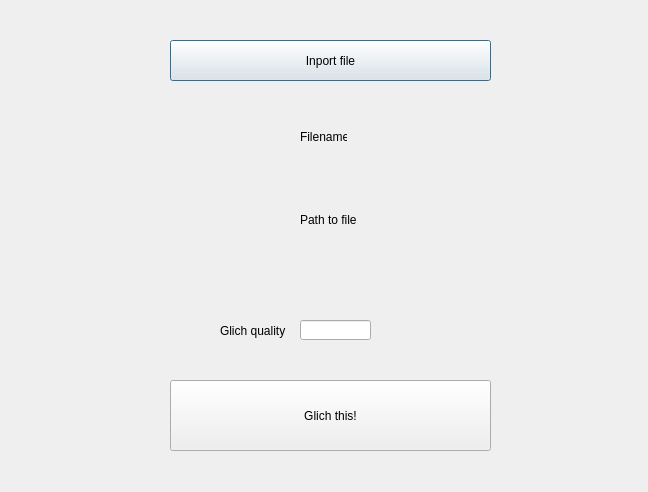
<?xml version="1.0" encoding="UTF-8"?>
<ui version="4.0">
 <class>Dialog</class>
 <widget class="QDialog" name="Dialog">
  <property name="geometry">
   <rect>
    <x>0</x>
    <y>0</y>
    <width>648</width>
    <height>492</height>
   </rect>
  </property>
  <property name="windowTitle">
   <string>Dialog</string>
  </property>
  <widget class="QPushButton" name="importBtm">
   <property name="geometry">
    <rect>
     <x>170</x>
     <y>40</y>
     <width>321</width>
     <height>41</height>
    </rect>
   </property>
   <property name="text">
    <string>Inport file</string>
   </property>
  </widget>
  <widget class="QPushButton" name="runBtm">
   <property name="geometry">
    <rect>
     <x>170</x>
     <y>380</y>
     <width>321</width>
     <height>71</height>
    </rect>
   </property>
   <property name="text">
    <string>Glich this!</string>
   </property>
  </widget>
  <widget class="QLabel" name="label">
   <property name="geometry">
    <rect>
     <x>300</x>
     <y>130</y>
     <width>47</width>
     <height>13</height>
    </rect>
   </property>
   <property name="text">
    <string>Filename</string>
   </property>
  </widget>
  <widget class="QLabel" name="label_2">
   <property name="geometry">
    <rect>
     <x>300</x>
     <y>210</y>
     <width>61</width>
     <height>20</height>
    </rect>
   </property>
   <property name="text">
    <string>Path to file</string>
   </property>
  </widget>
  <widget class="QLabel" name="nameLabel">
   <property name="geometry">
    <rect>
     <x>140</x>
     <y>170</y>
     <width>391</width>
     <height>20</height>
    </rect>
   </property>
   <property name="text">
    <string/>
   </property>
   <property name="alignment">
    <set>Qt::AlignCenter</set>
   </property>
  </widget>
  <widget class="QLabel" name="pathLabel">
   <property name="geometry">
    <rect>
     <x>100</x>
     <y>240</y>
     <width>451</width>
     <height>20</height>
    </rect>
   </property>
   <property name="text">
    <string/>
   </property>
   <property name="alignment">
    <set>Qt::AlignCenter</set>
   </property>
  </widget>
  <widget class="QLabel" name="label_5">
   <property name="geometry">
    <rect>
     <x>220</x>
     <y>320</y>
     <width>71</width>
     <height>21</height>
    </rect>
   </property>
   <property name="text">
    <string>Glich quality</string>
   </property>
  </widget>
  <widget class="QLineEdit" name="lineEdit">
   <property name="geometry">
    <rect>
     <x>300</x>
     <y>320</y>
     <width>71</width>
     <height>20</height>
    </rect>
   </property>
   <property name="text">
    <string/>
   </property>
  </widget>
 </widget>
 <resources/>
 <connections/>
</ui>
